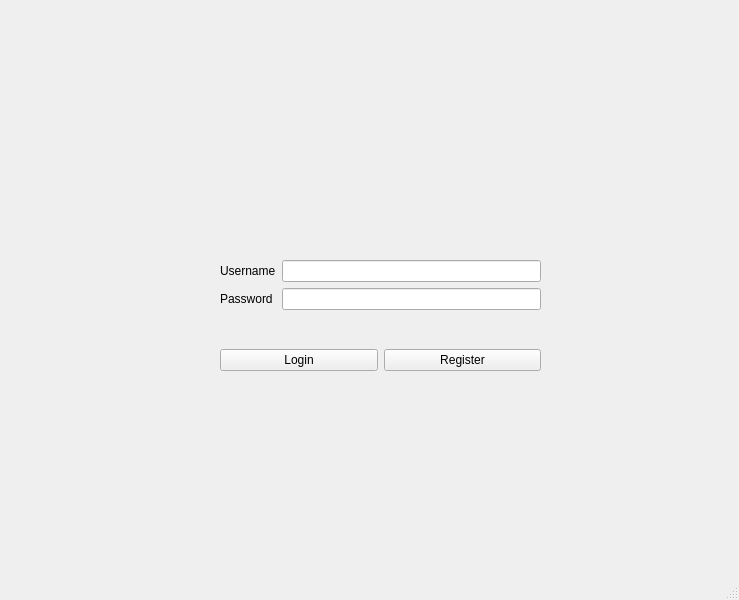
<?xml version="1.0" encoding="UTF-8"?>
<ui version="4.0">
 <class>MainWindow</class>
 <widget class="QMainWindow" name="MainWindow">
  <property name="geometry">
   <rect>
    <x>0</x>
    <y>0</y>
    <width>739</width>
    <height>600</height>
   </rect>
  </property>
  <property name="windowTitle">
   <string>MainWindow</string>
  </property>
  <widget class="QWidget" name="centralwidget">
   <widget class="QWidget" name="horizontalLayoutWidget">
    <property name="geometry">
     <rect>
      <x>220</x>
      <y>320</y>
      <width>321</width>
      <height>80</height>
     </rect>
    </property>
    <layout class="QHBoxLayout" name="horizontalLayout">
     <item>
      <widget class="QPushButton" name="pushButton_2">
       <property name="text">
        <string>Login</string>
       </property>
      </widget>
     </item>
     <item>
      <widget class="QPushButton" name="pushButton">
       <property name="text">
        <string>Register</string>
       </property>
      </widget>
     </item>
    </layout>
   </widget>
   <widget class="QLabel" name="label">
    <property name="geometry">
     <rect>
      <x>230</x>
      <y>80</y>
      <width>311</width>
      <height>151</height>
     </rect>
    </property>
    <property name="text">
     <string/>
    </property>
    <property name="pixmap">
     <pixmap resource="../../../Qt/6.1.2/mingw81_64/bin/Logo.qrc">:/newPrefix/logo_large.png</pixmap>
    </property>
    <property name="scaledContents">
     <bool>true</bool>
    </property>
   </widget>
   <widget class="QWidget" name="formLayoutWidget">
    <property name="geometry">
     <rect>
      <x>220</x>
      <y>260</y>
      <width>321</width>
      <height>61</height>
     </rect>
    </property>
    <layout class="QFormLayout" name="formLayout">
     <item row="0" column="0">
      <widget class="QLabel" name="label_2">
       <property name="text">
        <string>Username</string>
       </property>
      </widget>
     </item>
     <item row="1" column="0">
      <widget class="QLabel" name="label_3">
       <property name="text">
        <string>Password</string>
       </property>
      </widget>
     </item>
     <item row="0" column="1">
      <widget class="QLineEdit" name="lineEdit"/>
     </item>
     <item row="1" column="1">
      <widget class="QLineEdit" name="lineEdit_2"/>
     </item>
    </layout>
   </widget>
  </widget>
  <widget class="QMenuBar" name="menubar">
   <property name="geometry">
    <rect>
     <x>0</x>
     <y>0</y>
     <width>739</width>
     <height>22</height>
    </rect>
   </property>
  </widget>
  <widget class="QStatusBar" name="statusbar"/>
 </widget>
 <resources>
  <include location="../../../Qt/6.1.2/mingw81_64/bin/Logo.qrc"/>
 </resources>
 <connections/>
</ui>
